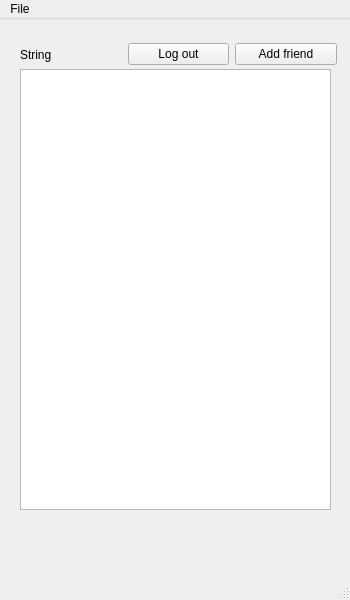
<?xml version="1.0" encoding="UTF-8"?>
<ui version="4.0">
 <class>MainWindow</class>
 <widget class="QMainWindow" name="MainWindow">
  <property name="geometry">
   <rect>
    <x>0</x>
    <y>0</y>
    <width>350</width>
    <height>600</height>
   </rect>
  </property>
  <property name="maximumSize">
   <size>
    <width>350</width>
    <height>600</height>
   </size>
  </property>
  <property name="windowTitle">
   <string>MainWindow</string>
  </property>
  <widget class="QWidget" name="centralwidget">
   <widget class="QListWidget" name="listWidget">
    <property name="geometry">
     <rect>
      <x>20</x>
      <y>50</y>
      <width>311</width>
      <height>441</height>
     </rect>
    </property>
    <property name="iconSize">
     <size>
      <width>30</width>
      <height>30</height>
     </size>
    </property>
    <property name="viewMode">
     <enum>QListView::ListMode</enum>
    </property>
   </widget>
   <widget class="QWidget" name="horizontalLayoutWidget">
    <property name="geometry">
     <rect>
      <x>20</x>
      <y>20</y>
      <width>317</width>
      <height>31</height>
     </rect>
    </property>
    <layout class="QHBoxLayout" name="horizontalLayout">
     <item>
      <widget class="QLabel" name="nameLabel">
       <property name="text">
        <string>String&lt;Username&gt;</string>
       </property>
      </widget>
     </item>
     <item>
      <widget class="QPushButton" name="LogoutBtn">
       <property name="text">
        <string>Log out</string>
       </property>
      </widget>
     </item>
     <item>
      <widget class="QPushButton" name="addFBtn">
       <property name="text">
        <string>Add friend</string>
       </property>
      </widget>
     </item>
    </layout>
   </widget>
  </widget>
  <widget class="QMenuBar" name="menubar">
   <property name="geometry">
    <rect>
     <x>0</x>
     <y>0</y>
     <width>350</width>
     <height>25</height>
    </rect>
   </property>
   <widget class="QMenu" name="menuFile">
    <property name="title">
     <string>File</string>
    </property>
    <addaction name="actionExit"/>
    <addaction name="actionLogout"/>
   </widget>
   <addaction name="menuFile"/>
  </widget>
  <widget class="QStatusBar" name="statusbar"/>
  <action name="actionExit">
   <property name="text">
    <string>Exit</string>
   </property>
  </action>
  <action name="actionLogout">
   <property name="text">
    <string>Logout</string>
   </property>
  </action>
 </widget>
 <resources/>
 <connections/>
</ui>
